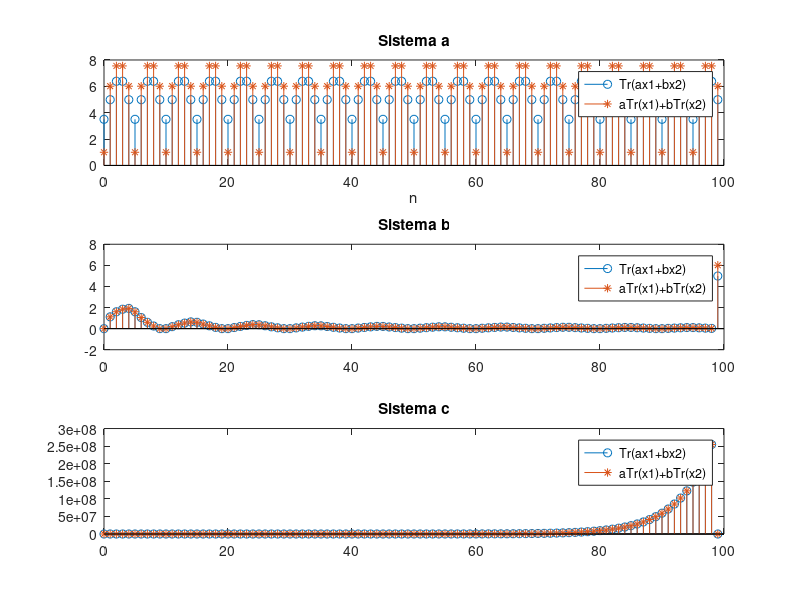
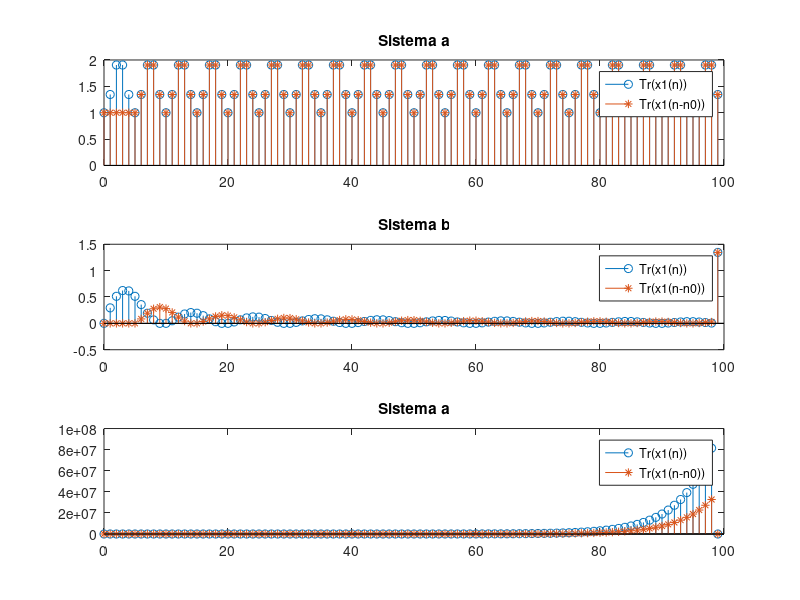

These figures' MATLAB source, in order:
clear;
close all;

N=100; 
x1=sin (2*pi*0.1*(0:N-1));   % sequencia 1 per a la linealitat 
x2=sin (2*pi*0.3*(0:N-1));   % sequencia 2 per a la linealitat 
alfa=3; 
beta=0.5; 
x3=alfa*x1 + beta*x2;        % sequencia 3 combinacio lineal de les anteriors  
ret=5; x5=[zeros(1,ret)  x1(1:N-ret)];  % sequencia per a la invariancia temporal                                  
										% retardem la seq. original x1 en 5 mostres
y1(1)=x1(1);                     % calculem aquí els indexos problematics i  
y2(1)=x2(1);                     % les condicions inicials nules 
y3(1)=x3(1);  
y5(1)=x5(1); 

%%%%%%%%%%%%%%%%%%%%%%%%%%%%%%%%%%%%%%%% LINEALITAT %%%%%%%%%%%%%%%%%%%%%%%%%%%%%%%%%%%%%%%%
n=0:99;
figure(1);
subplot(3,1,1);
y1 = x1.^2 + 1;
y2 = x2.^2 + 1;
y3 = x3.^2 + 1;

stem(n,alfa*y1 + beta*y2); xlabel('n'); 
hold on;
stem(n,y3, '-*'); title('Sistema a');
legend('Tr(ax1+bx2)','aTr(x1)+bTr(x2)');

y1(1)=x1(1); y2(1)=x2(1); y3(1)=x3(1);
for i = 2:N-1
    y1(i) = ((i-1)/i)*y1(i-1)+(1/i)*x1(i);
    y2(i) = ((i-1)/i)*y2(i-1)+(1/i)*x2(i);
    y3(i) = ((i-1)/i)*y3(i-1)+(1/i)*x3(i);
end

subplot(3,1,2);
stem(n,alfa*y1 + beta*y2);
hold on;
stem(n,y3, '-*'); title('Sistema b');
legend('Tr(ax1+bx2)','aTr(x1)+bTr(x2)');

y1(1)=x1(1); y2(1)=x2(1); y3(1)=x3(1);
for i = 2:N-1
    y1(i) = 1.2*y1(i-1)+x1(i);
    y2(i) = 1.2*y2(i-1)+x2(i);
    y3(i) = 1.2*y3(i-1)+x3(i);
end

subplot(3,1,3);
stem(n,alfa*y1 + beta*y2);
hold on;
stem(n,y3, '-*'); title('Sistema c');
legend('Tr(ax1+bx2)','aTr(x1)+bTr(x2)');

%%%%%%%%%%%%%%%%%%%%%%%%%%%%%%%%%%%%%%%% INV TEMPORAL %%%%%%%%%%%%%%%%%%%%%%%%%%%%%%%%%%%%%%%%
figure(2);

y5 = x1.^2 + 1;
y6 = x5.^2 + 1;
subplot(3,1,1);
stem(n,y5);
hold on;
stem(n,y6, '-*'); title('Sistema a');
legend('Tr(x1(n))','Tr(x1(n-n0))');

y5(1)=x1(1); y6(1)=x5(1);
for i = 2:N-1
    y5(i) = ((i-1)/i)*y5(i-1)+(1/i)*x1(i);
    y6(i) = ((i-1)/i)*y6(i-1)+(1/i)*x5(i);
end

subplot(3,1,2);
stem(n,y5);
hold on;
stem(n,y6, '-*'); title('Sistema b');
legend('Tr(x1(n))','Tr(x1(n-n0))');

y5(1)=x1(1); y6(1)=x5(1);
for i = 2:N-1
    y5(i) = 1.2*y5(i-1)+x1(i);
    y6(i) = 1.2*y6(i-1)+x5(i);
end

subplot(3,1,3);
stem(n,y5);
hold on;
stem(n,y6, '-*'); title('Sistema a');
legend('Tr(x1(n))','Tr(x1(n-n0))');




